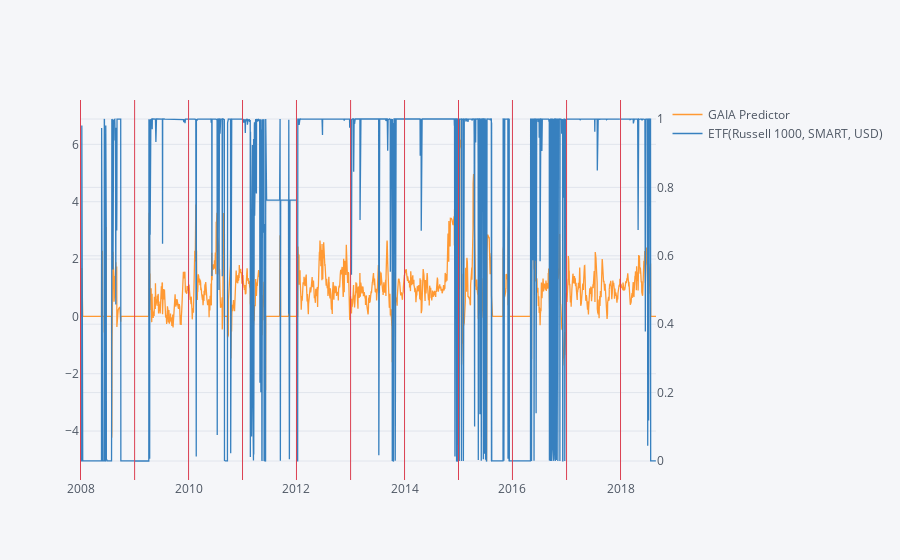

The notebook cell saved with this chart:
### Code cell
mappings.sort_index().iplot(
#     secondary_y='Russell 1000'  ---    This was here before
    secondary_y=str(mappings.columns[-1]),
    vline=[str(year) for year in range(2008, 2019)]
)

### Figure 1 — Plotly figure (JSON) as saved in the notebook; plotly's stock layout.template omitted (floating-point values rounded to 4 significant figures; data arrays with more than 128 entries replaced by an {"elided": "..."} marker saying what was removed)
{"data": [{"line": {"color": "rgba(255, 153, 51, 1.0)", "dash": "solid", "shape": "linear", "width": 1.3}, "mode": "lines", "name": "GAIA Predictor", "text": "", "type": "scatter", "uid": "c1c12947-0050-4377-90a3-c1a409fa4481", "x": {"elided": "2782 str values"}, "y": {"elided": "2782 float values"}}, {"line": {"color": "rgba(55, 128, 191, 1.0)", "dash": "solid", "shape": "linear", "width": 1.3}, "mode": "lines", "name": "ETF(Russell 1000, SMART, USD)", "text": "", "type": "scatter", "uid": "705f5c52-1e1b-4c2f-a343-3bf41cb1d84b", "x": {"elided": "2782 str values"}, "xaxis": "x", "y": {"elided": "2782 mixed values"}, "yaxis": "y2"}], "layout": {"legend": {"bgcolor": "#F5F6F9", "font": {"color": "#4D5663"}}, "paper_bgcolor": "#F5F6F9", "plot_bgcolor": "#F5F6F9", "shapes": [{"line": {"color": "#db4052", "dash": "solid", "width": 1}, "type": "line", "x0": "2008", "x1": "2008", "xref": "x", "y0": 0, "y1": 1, "yref": "paper"}, {"line": {"color": "#db4052", "dash": "solid", "width": 1}, "type": "line", "x0": "2009", "x1": "2009", "xref": "x", "y0": 0, "y1": 1, "yref": "paper"}, {"line": {"color": "#db4052", "dash": "solid", "width": 1}, "type": "line", "x0": "2010", "x1": "2010", "xref": "x", "y0": 0, "y1": 1, "yref": "paper"}, {"line": {"color": "#db4052", "dash": "solid", "width": 1}, "type": "line", "x0": "2011", "x1": "2011", "xref": "x", "y0": 0, "y1": 1, "yref": "paper"}, {"line": {"color": "#db4052", "dash": "solid", "width": 1}, "type": "line", "x0": "2012", "x1": "2012", "xref": "x", "y0": 0, "y1": 1, "yref": "paper"}, {"line": {"color": "#db4052", "dash": "solid", "width": 1}, "type": "line", "x0": "2013", "x1": "2013", "xref": "x", "y0": 0, "y1": 1, "yref": "paper"}, {"line": {"color": "#db4052", "dash": "solid", "width": 1}, "type": "line", "x0": "2014", "x1": "2014", "xref": "x", "y0": 0, "y1": 1, "yref": "paper"}, {"line": {"color": "#db4052", "dash": "solid", "width": 1}, "type": "line", "x0": "2015", "x1": "2015", "xref": "x", "y0": 0, "y1": 1, "yref": "paper"}, {"line": {"color": "#db4052", "dash": "solid", "width": 1}, "type": "line", "x0": "2016", "x1": "2016", "xref": "x", "y0": 0, "y1": 1, "yref": "paper"}, {"line": {"color": "#db4052", "dash": "solid", "width": 1}, "type": "line", "x0": "2017", "x1": "2017", "xref": "x", "y0": 0, "y1": 1, "yref": "paper"}, {"line": {"color": "#db4052", "dash": "solid", "width": 1}, "type": "line", "x0": "2018", "x1": "2018", "xref": "x", "y0": 0, "y1": 1, "yref": "paper"}], "title": {"font": {"color": "#4D5663"}}, "xaxis": {"gridcolor": "#E1E5ED", "showgrid": true, "tickfont": {"color": "#4D5663"}, "title": {"font": {"color": "#4D5663"}, "text": ""}, "zerolinecolor": "#E1E5ED"}, "yaxis": {"gridcolor": "#E1E5ED", "showgrid": true, "tickfont": {"color": "#4D5663"}, "title": {"font": {"color": "#4D5663"}, "text": ""}, "zerolinecolor": "#E1E5ED"}, "yaxis2": {"anchor": "x", "gridcolor": "#E1E5ED", "overlaying": "y", "showgrid": true, "side": "right", "tickfont": {"color": "#4D5663"}, "title": {"text": ""}, "zerolinecolor": "#E1E5ED"}}}
